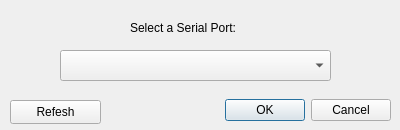
<?xml version="1.0" encoding="UTF-8"?>
<ui version="4.0">
 <class>PortSelectDialog</class>
 <widget class="QDialog" name="PortSelectDialog">
  <property name="geometry">
   <rect>
    <x>0</x>
    <y>0</y>
    <width>400</width>
    <height>130</height>
   </rect>
  </property>
  <property name="minimumSize">
   <size>
    <width>400</width>
    <height>130</height>
   </size>
  </property>
  <property name="maximumSize">
   <size>
    <width>400</width>
    <height>130</height>
   </size>
  </property>
  <property name="windowTitle">
   <string>Dialog</string>
  </property>
  <widget class="QDialogButtonBox" name="buttonBox">
   <property name="geometry">
    <rect>
     <x>220</x>
     <y>90</y>
     <width>171</width>
     <height>41</height>
    </rect>
   </property>
   <property name="orientation">
    <enum>Qt::Horizontal</enum>
   </property>
   <property name="standardButtons">
    <set>QDialogButtonBox::Cancel|QDialogButtonBox::Ok</set>
   </property>
  </widget>
  <widget class="QComboBox" name="comboBox">
   <property name="geometry">
    <rect>
     <x>60</x>
     <y>50</y>
     <width>271</width>
     <height>31</height>
    </rect>
   </property>
  </widget>
  <widget class="QLabel" name="selectPortLbl">
   <property name="geometry">
    <rect>
     <x>130</x>
     <y>20</y>
     <width>131</width>
     <height>16</height>
    </rect>
   </property>
   <property name="text">
    <string>Select a Serial Port:</string>
   </property>
  </widget>
  <widget class="QPushButton" name="refreshButton">
   <property name="geometry">
    <rect>
     <x>10</x>
     <y>100</y>
     <width>91</width>
     <height>24</height>
    </rect>
   </property>
   <property name="text">
    <string>Refesh</string>
   </property>
  </widget>
 </widget>
 <resources/>
 <connections>
  <connection>
   <sender>buttonBox</sender>
   <signal>accepted()</signal>
   <receiver>PortSelectDialog</receiver>
   <slot>accept()</slot>
   <hints>
    <hint type="sourcelabel">
     <x>248</x>
     <y>254</y>
    </hint>
    <hint type="destinationlabel">
     <x>157</x>
     <y>274</y>
    </hint>
   </hints>
  </connection>
  <connection>
   <sender>buttonBox</sender>
   <signal>rejected()</signal>
   <receiver>PortSelectDialog</receiver>
   <slot>reject()</slot>
   <hints>
    <hint type="sourcelabel">
     <x>316</x>
     <y>260</y>
    </hint>
    <hint type="destinationlabel">
     <x>286</x>
     <y>274</y>
    </hint>
   </hints>
  </connection>
 </connections>
</ui>
